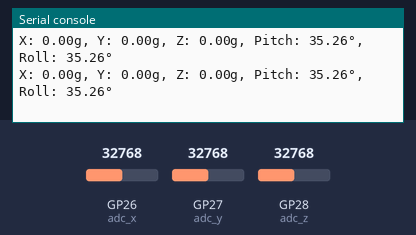
A program run on a simulated Raspberry Pi Pico running MicroPython. On the bench: the last lines printed to the serial console. Inputs (shaded band) come from the test bench; at power-on: GP26 (adc_x) = 32768, GP27 (adc_y) = 32768, GP28 (adc_z) = 32768 (analog values on the 0–65535 scale).

Above: at 1.2 s.
1.3 s: GP26 (adc_x) set to 45874
At 1.32 s:
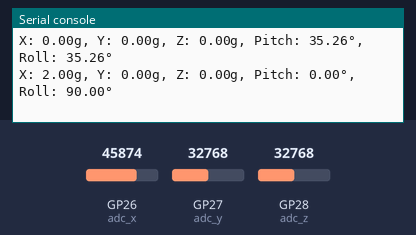
2.8 s: GP27 (adc_y) set to 45874
At 2.83 s:
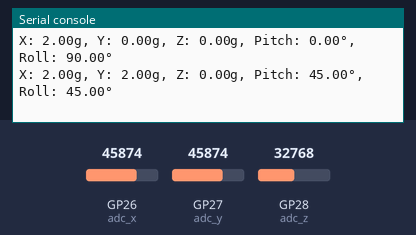
4.3 s: GP28 (adc_z) set to 45874
At 4.34 s:
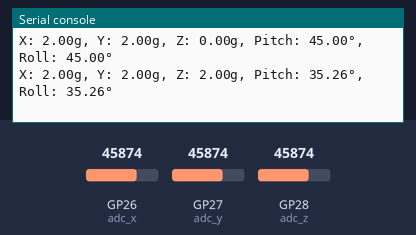
5.8 s: GP26 (adc_x) set to 57670
At 5.86 s:
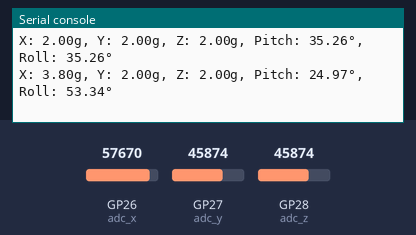
7.3 s: GP27 (adc_y) set to 57670
At 7.37 s:
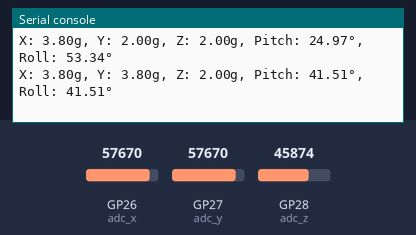
8.8 s: GP28 (adc_z) set to 57670
At 8.88 s:
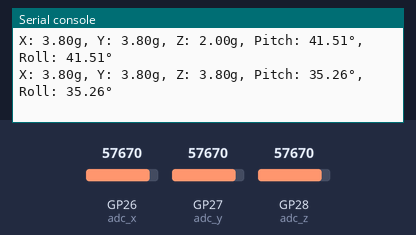
Timing chart, 0 to 11.3 s (numbered marks = the images above; inputs shaded):
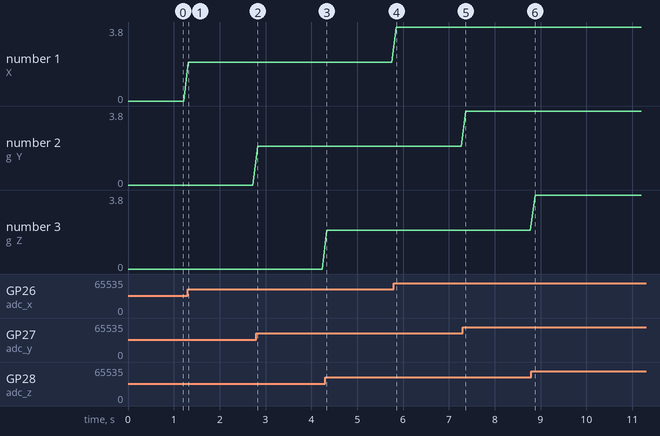

Measured:
- after the input at 1.3 s, the serial console: prints a new line at once (image 1)
- after the input at 2.8 s, the serial console: prints a new line at once (image 2)
- after the input at 4.3 s, the serial console: prints a new line at once (image 3)
- after the input at 5.8 s, the serial console: prints a new line after 0.05 s (image 4)
- after the input at 7.3 s, the serial console: prints a new line after 0.07 s (image 5)
- after the input at 8.8 s, the serial console: prints a new line after 0.08 s (image 6)
- plotted number 1: 0 → 2 after the input at 1.3 s, 2 → 3.8 after the input at 5.8 s

The program:

roataional_angle.py
```python
################################
# ADXL335 Accelrometer interface with RPi Pico to Get Rotational Angle
# Author: Dharmendra Kumar Yadav
#####################################
import machine
import utime
import math

# ADXL335 analog pins connected to Pico's ADC channels
X_PIN = 26
Y_PIN = 27
Z_PIN = 28

# Create ADC objects for each axis
adc_x = machine.ADC(machine.Pin(X_PIN))
adc_y = machine.ADC(machine.Pin(Y_PIN))
adc_z = machine.ADC(machine.Pin(Z_PIN))

def read_acceleration(adc):
    # Read the ADC value and convert it to voltage
    voltage = adc.read_u16() * 3.3 / 65535
    # Convert the voltage to acceleration (assuming 3.3V supply)
    acceleration = (voltage - 1.65) / 0.330
    return acceleration

def calculate_tilt_angles(x, y, z):
    pitch = math.atan2(y, math.sqrt(x**2 + z**2))
    roll = math.atan2(x, math.sqrt(y**2 + z**2))

    # Convert the angles to degrees
    pitch = math.degrees(pitch)
    roll = math.degrees(roll)

    return pitch, roll

while True:
    # Read the acceleration values from the ADXL335
    x = read_acceleration(adc_x)
    y = read_acceleration(adc_y)
    z = read_acceleration(adc_z)

    # Calculate the tilt angles
    pitch, roll = calculate_tilt_angles(x, y, z)

    # Print the acceleration values and tilt angles
    print("X: {:.2f}g, Y: {:.2f}g, Z: {:.2f}g, Pitch: {:.2f}°, Roll: {:.2f}°".format(x, y, z, pitch, roll))

    # Wait for a while before reading again
    utime.sleep(0.1)
```
